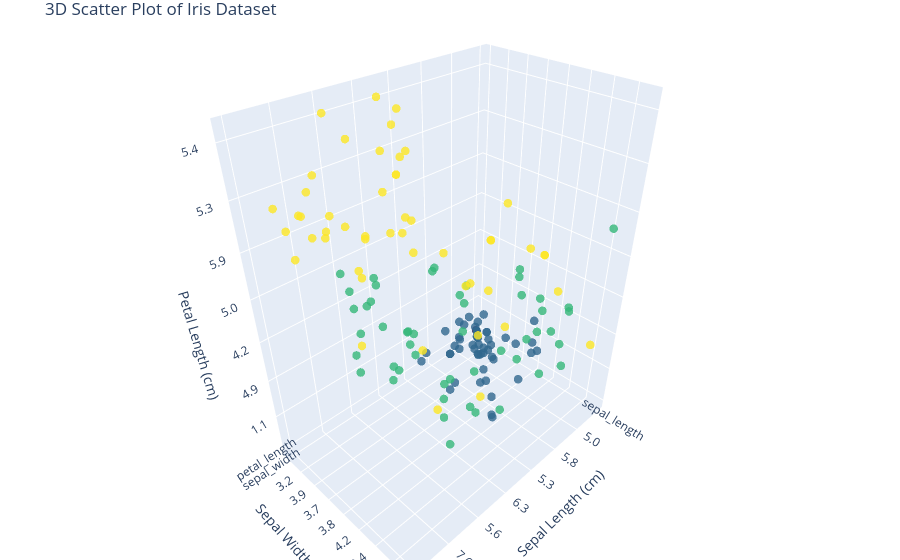

The cell this chart's notebook holds for it:
### Markdown cell above
# Plotly 5D Plots

### Code cell
import plotly.graph_objects as go

# GOOD VISUALIZATION FOR MULTI-DIMENSIONAL DATA

plotly_fig = go.Figure(
    data=[go.Scatter3d(
        x=df['sepal length(cm)'],
        y=df['sepal width(cm)'],
        z=df['petal length(cm)'],
        mode='markers',
        marker=dict(
            size=5,
            color=df['target'],  # Color by target
            colorscale='Viridis',
            opacity=0.8
        ),
        text=df['species']
    )]
)

plotly_fig.update_layout(
    title='3D Scatter Plot of Iris Dataset',
    scene=dict(
        xaxis_title='Sepal Length (cm)',
        yaxis_title='Sepal Width (cm)',
        zaxis_title='Petal Length (cm)'
    ),
    margin=dict(l=0, r=0, b=0, t=30)
)

plotly_fig.show()

### Figure 1 — Plotly figure (JSON) as saved in the notebook; plotly's stock layout.template omitted (floating-point values rounded to 4 significant figures; data arrays with more than 128 entries replaced by an {"elided": "..."} marker saying what was removed)
{"data": [{"marker": {"color": {"elided": "151 int values"}, "colorscale": [[0, "#440154"], [0.1111, "#482878"], [0.2222, "#3e4989"], [0.3333, "#31688e"], [0.4444, "#26828e"], [0.5556, "#1f9e89"], [0.6667, "#35b779"], [0.7778, "#6ece58"], [0.8889, "#b5de2b"], [1, "#fde725"]], "opacity": 0.8, "size": 5}, "mode": "markers", "text": {"elided": "151 str values"}, "type": "scatter3d", "x": {"elided": "151 str values"}, "y": {"elided": "151 str values"}, "z": {"elided": "151 str values"}}], "layout": {"margin": {"b": 0, "l": 0, "r": 0, "t": 30}, "scene": {"xaxis": {"title": {"text": "Sepal Length (cm)"}}, "yaxis": {"title": {"text": "Sepal Width (cm)"}}, "zaxis": {"title": {"text": "Petal Length (cm)"}}}, "title": {"text": "3D Scatter Plot of Iris Dataset"}}}
